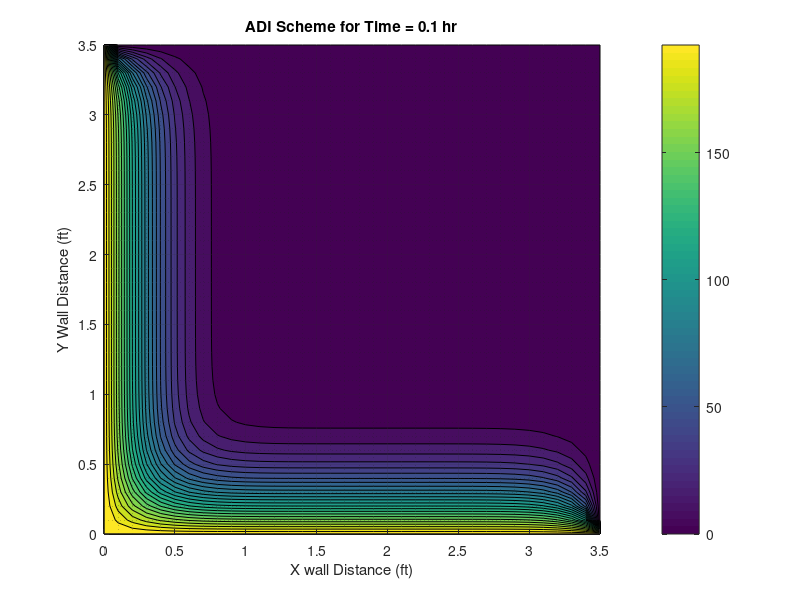

Recreate this plot in MATLAB. (Note: this script raises an error after producing the figure.)
clear;
close all;

%yt = transpose(y);
x = linspace(0,3.5,36);
y = linspace(0,3.5,36);
% 
% 
[X, Y] = meshgrid(x,y);




t1 = [200.000	    200.000	    200.000	    200.000	    200.000	    200.000	    200.000	    200.000	    200.000	    200.000	    200.000	    200.000	    200.000	    200.000	    200.000	    200.000	    200.000	    200.000	    200.000	    200.000	    200.000	    200.000	    200.000	    200.000	    200.000	    200.000	    200.000	    200.000	    200.000	    200.000	    200.000	    200.000	    200.000	    200.000	    200.000	    200.000	
    200.000	    190.351	    181.429	    173.798	    167.757	    163.327	    160.314	    158.408	    157.286	    156.668	    156.349	    156.194	    156.123	    156.092	    156.079	    156.074	    156.072	    156.071	    156.071	    156.071	    156.071	    156.071	    156.070	    156.067	    156.061	    156.045	    156.004	    155.907	    155.681	    155.177	    154.084	    151.769	    146.921	    136.708	    114.618	      0.000	
    200.000	    181.429	    164.257	    149.569	    137.942	    129.416	    123.616	    119.949	    117.788	    116.599	    115.986	    115.688	    115.551	    115.491	    115.466	    115.456	    115.452	    115.451	    115.450	    115.450	    115.450	    115.449	    115.448	    115.444	    115.433	    115.405	    115.336	    115.171	    114.792	    113.958	    112.185	    108.538	    101.217	     86.724	     58.009	      0.000	
    200.000	    173.798	    149.569	    128.846	    112.442	    100.412	     92.228	     87.054	     84.006	     82.328	     81.463	     81.042	     80.849	     80.764	     80.729	     80.715	     80.710	     80.708	     80.707	     80.707	     80.707	     80.706	     80.704	     80.700	     80.687	     80.654	     80.574	     80.385	     79.958	     79.035	     77.129	     73.364	     66.261	     53.500	     32.017	      0.000	
    200.000	    167.757	    137.942	    112.442	     92.255	     77.452	     67.382	     61.015	     57.264	     55.200	     54.134	     53.617	     53.379	     53.275	     53.232	     53.215	     53.208	     53.206	     53.205	     53.205	     53.204	     53.204	     53.202	     53.197	     53.185	     53.155	     53.080	     52.905	     52.517	     51.696	     50.050	     46.930	     41.365	     32.130	     18.186	      0.000	
    200.000	    163.327	    129.416	    100.412	     77.452	     60.615	     49.161	     41.919	     37.654	     35.306	     34.094	     33.505	     33.235	     33.117	     33.067	     33.048	     33.040	     33.038	     33.037	     33.036	     33.036	     33.035	     33.034	     33.030	     33.020	     32.996	     32.936	     32.797	     32.495	     31.868	     30.646	     28.409	     24.601	     18.640	     10.246	      0.000	
    200.000	    160.314	    123.616	     92.228	     67.382	     49.161	     36.766	     28.929	     24.313	     21.772	     20.460	     19.823	     19.530	     19.403	     19.350	     19.329	     19.320	     19.317	     19.316	     19.316	     19.316	     19.315	     19.314	     19.312	     19.304	     19.287	     19.244	     19.147	     18.938	     18.514	     17.705	     16.268	     13.910	     10.371	      5.608	      0.000	
    200.000	    158.408	    119.949	     87.054	     61.015	     41.919	     28.929	     20.716	     15.878	     13.215	     11.840	     11.173	     10.866	     10.732	     10.676	     10.654	     10.646	     10.643	     10.641	     10.641	     10.641	     10.641	     10.640	     10.638	     10.633	     10.622	     10.595	     10.533	     10.403	     10.143	      9.656	      8.813	      7.466	      5.508	      2.949	      0.000	
    200.000	    157.286	    117.788	     84.006	     57.264	     37.654	     24.313	     15.878	     10.909	      8.174	      6.763	      6.077	      5.762	      5.625	      5.567	      5.545	      5.536	      5.533	      5.532	      5.531	      5.531	      5.531	      5.530	      5.529	      5.527	      5.520	      5.504	      5.468	      5.394	      5.247	      4.978	      4.520	      3.804	      2.785	      1.482	      0.000	
    200.000	    156.668	    116.599	     82.328	     55.200	     35.306	     21.772	     13.215	      8.174	      5.400	      3.968	      3.272	      2.953	      2.813	      2.755	      2.732	      2.723	      2.720	      2.719	      2.719	      2.718	      2.718	      2.718	      2.718	      2.716	      2.712	      2.704	      2.685	      2.645	      2.569	      2.430	      2.198	      1.840	      1.340	      0.710	      0.000	
    200.000	    156.349	    115.986	     81.463	     54.134	     34.094	     20.460	     11.840	      6.763	      3.968	      2.526	      1.825	      1.503	      1.363	      1.304	      1.281	      1.272	      1.269	      1.267	      1.267	      1.267	      1.267	      1.267	      1.266	      1.266	      1.264	      1.259	      1.250	      1.231	      1.193	      1.126	      1.015	      0.847	      0.615	      0.325	      0.000	
    200.000	    156.194	    115.688	     81.042	     53.617	     33.505	     19.823	     11.173	      6.077	      3.272	      1.825	      1.122	      0.798	      0.658	      0.599	      0.576	      0.567	      0.563	      0.562	      0.562	      0.562	      0.562	      0.561	      0.561	      0.561	      0.560	      0.558	      0.554	      0.545	      0.527	      0.497	      0.447	      0.372	      0.269	      0.142	      0.000	
    200.000	    156.123	    115.551	     80.849	     53.379	     33.235	     19.530	     10.866	      5.762	      2.953	      1.503	      0.798	      0.475	      0.334	      0.275	      0.252	      0.243	      0.239	      0.238	      0.238	      0.238	      0.238	      0.238	      0.237	      0.237	      0.237	      0.236	      0.234	      0.230	      0.223	      0.209	      0.188	      0.156	      0.113	      0.059	      0.000	
    200.000	    156.092	    115.491	     80.764	     53.275	     33.117	     19.403	     10.732	      5.625	      2.813	      1.363	      0.658	      0.334	      0.193	      0.134	      0.110	      0.101	      0.098	      0.097	      0.096	      0.096	      0.096	      0.096	      0.096	      0.096	      0.096	      0.096	      0.095	      0.093	      0.090	      0.085	      0.076	      0.063	      0.045	      0.024	      0.000	
    200.000	    156.079	    115.466	     80.729	     53.232	     33.067	     19.350	     10.676	      5.567	      2.755	      1.304	      0.599	      0.275	      0.134	      0.075	      0.052	      0.043	      0.039	      0.038	      0.038	      0.038	      0.038	      0.038	      0.037	      0.037	      0.037	      0.037	      0.037	      0.036	      0.035	      0.033	      0.029	      0.024	      0.018	      0.009	      0.000	
    200.000	    156.074	    115.456	     80.715	     53.215	     33.048	     19.329	     10.654	      5.545	      2.732	      1.281	      0.576	      0.252	      0.110	      0.052	      0.028	      0.019	      0.016	      0.015	      0.014	      0.014	      0.014	      0.014	      0.014	      0.014	      0.014	      0.014	      0.014	      0.014	      0.013	      0.012	      0.011	      0.009	      0.007	      0.003	      0.000	
    200.000	    156.072	    115.452	     80.710	     53.208	     33.040	     19.320	     10.646	      5.536	      2.723	      1.272	      0.567	      0.243	      0.101	      0.043	      0.019	      0.010	      0.007	      0.006	      0.005	      0.005	      0.005	      0.005	      0.005	      0.005	      0.005	      0.005	      0.005	      0.005	      0.005	      0.004	      0.004	      0.003	      0.002	      0.001	      0.000	
    200.000	    156.071	    115.451	     80.708	     53.206	     33.038	     19.317	     10.643	      5.533	      2.720	      1.269	      0.563	      0.239	      0.098	      0.039	      0.016	      0.007	      0.004	      0.002	      0.002	      0.002	      0.002	      0.002	      0.002	      0.002	      0.002	      0.002	      0.002	      0.002	      0.002	      0.002	      0.001	      0.001	      0.001	      0.000	      0.000	
    200.000	    156.071	    115.450	     80.707	     53.205	     33.037	     19.316	     10.641	      5.532	      2.719	      1.267	      0.562	      0.238	      0.097	      0.038	      0.015	      0.006	      0.002	      0.001	      0.001	      0.001	      0.001	      0.001	      0.001	      0.001	      0.001	      0.001	      0.001	      0.001	      0.001	      0.001	      0.000	      0.000	      0.000	      0.000	      0.000	
    200.000	    156.071	    115.450	     80.707	     53.204	     33.036	     19.316	     10.641	      5.531	      2.719	      1.267	      0.562	      0.238	      0.096	      0.038	      0.014	      0.005	      0.002	      0.001	      0.000	      0.000	      0.000	      0.000	      0.000	      0.000	      0.000	      0.000	      0.000	      0.000	      0.000	      0.000	      0.000	      0.000	      0.000	      0.000	      0.000	
    200.000	    156.071	    115.450	     80.706	     53.204	     33.036	     19.315	     10.641	      5.531	      2.718	      1.267	      0.562	      0.238	      0.096	      0.038	      0.014	      0.005	      0.002	      0.001	      0.000	      0.000	      0.000	      0.000	      0.000	      0.000	      0.000	      0.000	      0.000	      0.000	      0.000	      0.000	      0.000	      0.000	      0.000	      0.000	      0.000	
    200.000	    156.070	    115.449	     80.705	     53.203	     33.035	     19.315	     10.640	      5.531	      2.718	      1.267	      0.562	      0.238	      0.096	      0.038	      0.014	      0.005	      0.002	      0.001	      0.000	      0.000	      0.000	      0.000	      0.000	      0.000	      0.000	      0.000	      0.000	      0.000	      0.000	      0.000	      0.000	      0.000	      0.000	      0.000	      0.000	
    200.000	    156.068	    115.446	     80.702	     53.199	     33.032	     19.313	     10.639	      5.530	      2.718	      1.267	      0.561	      0.238	      0.096	      0.037	      0.014	      0.005	      0.002	      0.001	      0.000	      0.000	      0.000	      0.000	      0.000	      0.000	      0.000	      0.000	      0.000	      0.000	      0.000	      0.000	      0.000	      0.000	      0.000	      0.000	      0.000	
    200.000	    156.064	    115.438	     80.693	     53.191	     33.025	     19.308	     10.636	      5.528	      2.717	      1.266	      0.561	      0.237	      0.096	      0.037	      0.014	      0.005	      0.002	      0.001	      0.000	      0.000	      0.000	      0.000	      0.000	      0.000	      0.000	      0.000	      0.000	      0.000	      0.000	      0.000	      0.000	      0.000	      0.000	      0.000	      0.000	
    200.000	    156.053	    115.419	     80.670	     53.170	     33.008	     19.296	     10.628	      5.523	      2.714	      1.265	      0.561	      0.237	      0.096	      0.037	      0.014	      0.005	      0.002	      0.001	      0.000	      0.000	      0.000	      0.000	      0.000	      0.000	      0.000	      0.000	      0.000	      0.000	      0.000	      0.000	      0.000	      0.000	      0.000	      0.000	      0.000	
    200.000	    156.025	    115.371	     80.616	     53.119	     32.968	     19.267	     10.610	      5.513	      2.709	      1.262	      0.559	      0.237	      0.096	      0.037	      0.014	      0.005	      0.002	      0.001	      0.000	      0.000	      0.000	      0.000	      0.000	      0.000	      0.000	      0.000	      0.000	      0.000	      0.000	      0.000	      0.000	      0.000	      0.000	      0.000	      0.000	
    200.000	    155.958	    115.259	     80.488	     53.002	     32.876	     19.203	     10.569	      5.489	      2.696	      1.256	      0.556	      0.235	      0.095	      0.037	      0.014	      0.005	      0.002	      0.001	      0.000	      0.000	      0.000	      0.000	      0.000	      0.000	      0.000	      0.000	      0.000	      0.000	      0.000	      0.000	      0.000	      0.000	      0.000	      0.000	      0.000	
    200.000	    155.804	    115.003	     80.202	     52.745	     32.676	     19.065	     10.484	      5.441	      2.670	      1.243	      0.550	      0.233	      0.094	      0.037	      0.014	      0.005	      0.002	      0.001	      0.000	      0.000	      0.000	      0.000	      0.000	      0.000	      0.000	      0.000	      0.000	      0.000	      0.000	      0.000	      0.000	      0.000	      0.000	      0.000	      0.000	
    200.000	    155.459	    114.441	     79.588	     52.202	     32.263	     18.786	     10.313	      5.344	      2.620	      1.218	      0.539	      0.228	      0.092	      0.036	      0.013	      0.005	      0.002	      0.001	      0.000	      0.000	      0.000	      0.000	      0.000	      0.000	      0.000	      0.000	      0.000	      0.000	      0.000	      0.000	      0.000	      0.000	      0.000	      0.000	      0.000	
    200.000	    154.706	    113.245	     78.319	     51.114	     31.457	     18.252	      9.991	      5.166	      2.528	      1.174	      0.519	      0.219	      0.089	      0.034	      0.013	      0.005	      0.002	      0.001	      0.000	      0.000	      0.000	      0.000	      0.000	      0.000	      0.000	      0.000	      0.000	      0.000	      0.000	      0.000	      0.000	      0.000	      0.000	      0.000	      0.000	
    200.000	    153.082	    110.776	     75.811	     49.043	     29.970	     17.293	      9.425	      4.856	      2.370	      1.098	      0.485	      0.204	      0.082	      0.032	      0.012	      0.004	      0.002	      0.001	      0.000	      0.000	      0.000	      0.000	      0.000	      0.000	      0.000	      0.000	      0.000	      0.000	      0.000	      0.000	      0.000	      0.000	      0.000	      0.000	      0.000	
    200.000	    149.571	    105.812	     71.076	     45.326	     27.402	     15.686	      8.498	      4.359	      2.120	      0.980	      0.431	      0.181	      0.073	      0.028	      0.011	      0.004	      0.001	      0.000	      0.000	      0.000	      0.000	      0.000	      0.000	      0.000	      0.000	      0.000	      0.000	      0.000	      0.000	      0.000	      0.000	      0.000	      0.000	      0.000	      0.000	
    200.000	    141.781	     96.068	     62.585	     39.077	     23.283	     13.193	      7.096	      3.621	      1.754	      0.808	      0.355	      0.149	      0.060	      0.023	      0.009	      0.003	      0.001	      0.000	      0.000	      0.000	      0.000	      0.000	      0.000	      0.000	      0.000	      0.000	      0.000	      0.000	      0.000	      0.000	      0.000	      0.000	      0.000	      0.000	      0.000	
    200.000	    123.420	     77.533	     48.352	     29.404	     17.231	      9.658	      5.156	      2.617	      1.263	      0.580	      0.254	      0.107	      0.043	      0.017	      0.006	      0.002	      0.001	      0.000	      0.000	      0.000	      0.000	      0.000	      0.000	      0.000	      0.000	      0.000	      0.000	      0.000	      0.000	      0.000	      0.000	      0.000	      0.000	      0.000	      0.000	
    200.000	     75.733	     44.721	     26.877	     15.988	      9.244	      5.137	      2.727	      1.379	      0.664	      0.304	      0.133	      0.056	      0.022	      0.009	      0.003	      0.001	      0.000	      0.000	      0.000	      0.000	      0.000	      0.000	      0.000	      0.000	      0.000	      0.000	      0.000	      0.000	      0.000	      0.000	      0.000	      0.000	      0.000	      0.000	      0.000	
    200.000	      0.000	      0.000	      0.000	      0.000	      0.000	      0.000	      0.000	      0.000	      0.000	      0.000	      0.000	      0.000	      0.000	      0.000	      0.000	      0.000	      0.000	      0.000	      0.000	      0.000	      0.000	      0.000	      0.000	      0.000	      0.000	      0.000	      0.000	      0.000	      0.000	      0.000	      0.000	      0.000	      0.000	      0.000	      0.000];

t2 = [200.000	    200.000	    200.000	    200.000	    200.000	    200.000	    200.000	    200.000	    200.000	    200.000	    200.000	    200.000	    200.000	    200.000	    200.000	    200.000	    200.000	    200.000	    200.000	    200.000	    200.000	    200.000	    200.000	    200.000	    200.000	    200.000	    200.000	    200.000	    200.000	    200.000	    200.000	    200.000	    200.000	    200.000	    200.000	    200.000	
    200.000	    197.545	    195.137	    192.821	    190.637	    188.616	    186.782	    185.149	    183.725	    182.504	    181.479	    180.634	    179.950	    179.406	    178.982	    178.654	    178.405	    178.214	    178.064	    177.941	    177.827	    177.707	    177.562	    177.369	    177.099	    176.709	    176.140	    175.303	    174.059	    172.187	    169.312	    164.752	    157.189	    143.833	    118.270	      0.000	
    200.000	    195.137	    190.368	    185.781	    181.454	    177.451	    173.818	    170.585	    167.763	    165.346	    163.315	    161.641	    160.286	    159.210	    158.369	    157.721	    157.227	    156.849	    156.555	    156.312	    156.089	    155.857	    155.578	    155.210	    154.695	    153.958	    152.889	    151.328	    149.035	    145.636	    140.527	    132.691	    120.310	     99.966	     64.795	      0.000	
    200.000	    192.821	    185.781	    179.009	    172.622	    166.712	    161.349	    156.577	    152.410	    148.842	    145.844	    143.373	    141.374	    139.785	    138.543	    137.588	    136.859	    136.304	    135.872	    135.518	    135.197	    134.866	    134.473	    133.960	    133.250	    132.241	    130.791	    128.699	    125.676	    121.291	    114.901	    105.525	     91.665	     71.110	     41.037	      0.000	
    200.000	    190.637	    181.454	    172.622	    164.290	    156.582	    149.588	    143.363	    137.928	    133.274	    129.364	    126.141	    123.533	    121.461	    119.843	    118.597	    117.649	    116.928	    116.369	    115.915	    115.510	    115.098	    114.618	    114.000	    113.154	    111.965	    110.278	    107.880	    104.477	     99.663	     92.873	     83.347	     70.102	     52.034	     28.376	      0.000	
    200.000	    188.616	    177.451	    166.712	    156.582	    147.210	    138.706	    131.137	    124.530	    118.871	    114.117	    110.199	    107.028	    104.510	    102.543	    101.030	     99.880	     99.007	     98.336	     97.795	     97.321	     96.848	     96.310	     95.628	     94.710	     93.436	     91.653	     89.158	     85.687	     80.895	     74.346	     65.516	     53.842	     38.872	     20.598	      0.000	
    200.000	    186.782	    173.818	    161.349	    149.588	    138.706	    128.832	    120.044	    112.372	    105.802	    100.283	     95.733	     92.052	     89.129	     86.846	     85.092	     83.760	     82.753	     81.982	     81.369	     80.841	     80.329	     79.759	     79.054	     78.120	     76.845	     75.086	     72.664	     69.359	     64.899	     58.972	     51.247	     41.430	     29.389	     15.331	      0.000	
    200.000	    185.149	    170.585	    156.577	    143.362	    131.137	    120.044	    110.171	    101.551	     94.171	     87.970	     82.859	     78.724	     75.440	     72.878	     70.910	     69.417	     68.292	     67.437	     66.765	     66.199	     65.665	     65.089	     64.393	     63.491	     62.279	     60.633	     58.403	     55.414	     51.464	     46.340	     39.843	     31.837	     22.326	     11.540	      0.000	
    200.000	    183.724	    167.763	    152.410	    137.928	    124.529	    112.372	    101.551	     92.105	     84.016	     77.221	     71.620	     67.089	     63.492	     60.685	     58.531	     56.900	     55.674	     54.749	     54.031	     53.440	     52.898	     52.335	     51.675	     50.838	     49.733	     48.257	     46.289	     43.693	     40.327	     36.048	     30.744	     24.361	     16.950	      8.710	      0.000	
    200.000	    182.504	    165.345	    148.842	    133.274	    118.871	    105.802	     94.170	     84.016	     75.321	     68.016	     61.996	     57.126	     53.260	     50.245	     47.933	     46.184	     44.875	     43.892	     43.140	     42.534	     41.997	     41.459	     40.850	     40.099	     39.128	     37.850	     36.172	     33.993	     31.212	     27.739	     23.510	     18.514	     12.812	      6.558	      0.000	
    200.000	    181.479	    163.315	    145.844	    129.364	    114.117	    100.282	     87.969	     77.220	     68.016	     60.284	     53.911	     48.758	     44.666	     41.477	     39.032	     37.186	     35.807	     34.780	     34.003	     33.390	     32.865	     32.360	     31.812	     31.155	     30.325	     29.252	     27.864	     26.087	     23.850	     21.097	     17.794	     13.947	      9.613	      4.908	      0.000	
    200.000	    180.633	    161.640	    143.372	    126.140	    110.198	     95.732	     82.857	     71.619	     61.995	     53.911	     47.248	     41.860	     37.584	     34.251	     31.698	     29.773	     28.339	     27.276	     26.481	     25.868	     25.360	     24.892	     24.405	     23.844	     23.151	     22.274	     21.154	     19.740	     17.983	     15.847	     13.315	     10.399	      7.147	      3.641	      0.000	
    200.000	    179.949	    160.285	    141.372	    123.531	    107.026	     92.050	     78.722	     67.087	     57.125	     48.756	     41.860	     36.283	     31.857	     28.409	     25.769	     23.781	     22.303	     21.214	     20.407	     19.797	     19.307	     18.876	     18.449	     17.976	     17.410	     16.707	     15.826	     14.725	     13.374	     11.748	      9.841	      7.665	      5.256	      2.674	      0.000	
    200.000	    179.405	    159.208	    139.782	    121.458	    104.506	     89.125	     75.437	     63.488	     53.258	     44.664	     37.582	     31.856	     27.313	     23.773	     21.065	     19.028	     17.517	     16.408	     15.594	     14.989	     14.518	     14.121	     13.747	     13.352	     12.897	     12.345	     11.664	     10.826	      9.806	      8.592	      7.179	      5.579	      3.819	      1.940	      0.000	
    200.000	    178.980	    158.366	    138.540	    119.838	    102.538	     86.841	     72.873	     60.680	     50.241	     41.473	     34.248	     28.407	     23.772	     20.163	     17.403	     15.328	     13.792	     12.669	     11.851	     11.252	     10.798	     10.431	     10.104	      9.776	      9.413	      8.986	      8.470	      7.842	      7.087	      6.195	      5.166	      4.007	      2.739	      1.391	      0.000	
    200.000	    178.652	    157.717	    137.582	    118.590	    101.022	     85.084	     70.902	     58.523	     47.926	     39.026	     31.693	     25.765	     21.063	     17.402	     14.603	     12.500	     10.946	      9.814	      8.994	      8.401	      7.962	      7.621	      7.332	      7.059	      6.771	      6.445	      6.059	      5.597	      5.047	      4.403	      3.665	      2.839	      1.938	      0.983	      0.000	
    200.000	    178.401	    157.220	    136.850	    117.638	     99.868	     83.747	     69.405	     56.888	     46.174	     37.177	     29.765	     23.774	     19.023	     15.325	     12.499	     10.377	      8.811	      7.672	      6.853	      6.266	      5.840	      5.520	      5.262	      5.032	      4.804	      4.556	      4.270	      3.935	      3.541	      3.084	      2.563	      1.982	      1.352	      0.685	      0.000	
    200.000	    178.208	    156.839	    136.290	    116.911	     98.988	     82.733	     68.273	     55.656	     44.858	     35.793	     28.327	     22.294	     17.510	     13.787	     10.943	      8.810	      7.237	      6.095	      5.277	      4.696	      4.280	      3.977	      3.744	      3.548	      3.365	      3.176	      2.967	      2.727	      2.448	      2.128	      1.766	      1.364	      0.930	      0.471	      0.000	
    200.000	    178.056	    156.539	    135.850	    116.344	     98.307	     81.953	     67.408	     54.722	     43.868	     34.759	     27.259	     21.200	     16.397	     12.661	      9.808	      7.669	      6.093	      4.952	      4.136	      3.560	      3.154	      2.864	      2.650	      2.479	      2.331	      2.186	      2.033	      1.862	      1.668	      1.447	      1.199	      0.925	      0.630	      0.319	      0.000	
    200.000	    177.929	    156.289	    135.486	    115.877	     97.753	     81.326	     66.724	     53.993	     43.106	     33.973	     26.457	     20.388	     15.579	     11.840	      8.986	      6.847	      5.274	      4.135	      3.324	      2.753	      2.355	      2.075	      1.875	      1.724	      1.600	      1.488	      1.375	      1.254	      1.120	      0.970	      0.802	      0.618	      0.421	      0.213	      0.000	
    200.000	    177.809	    156.055	    135.150	    115.454	     97.260	     80.779	     66.139	     53.385	     42.485	     33.348	     25.833	     19.769	     14.967	     11.235	      8.389	      6.257	      4.690	      3.557	      2.752	      2.187	      1.796	      1.525	      1.336	      1.199	      1.093	      1.004	      0.920	      0.834	      0.742	      0.640	      0.529	      0.407	      0.277	      0.140	      0.000	
    200.000	    177.680	    155.806	    134.796	    115.016	     96.760	     80.239	     65.579	     52.821	     41.929	     32.807	     25.312	     19.269	     14.488	     10.776	      7.946	      5.828	      4.272	      3.149	      2.352	      1.795	      1.410	      1.147	      0.967	      0.840	      0.748	      0.674	      0.610	      0.549	      0.485	      0.417	      0.344	      0.264	      0.179	      0.091	      0.000	
    200.000	    177.523	    155.504	    134.372	    114.500	     96.183	     79.633	     64.969	     52.227	     41.366	     32.282	     24.828	     18.826	     14.082	     10.402	      7.599	      5.504	      3.966	      2.857	      2.071	      1.523	      1.146	      0.890	      0.717	      0.598	      0.515	      0.453	      0.403	      0.358	      0.314	      0.269	      0.220	      0.169	      0.115	      0.058	      0.000	
    200.000	    177.312	    155.102	    133.814	    113.830	     95.449	     78.878	     64.229	     51.528	     40.725	     31.708	     24.321	     18.383	     13.697	     10.066	      7.304	      5.242	      3.730	      2.640	      1.869	      1.332	      0.964	      0.716	      0.549	      0.437	      0.361	      0.307	      0.266	      0.233	      0.202	      0.171	      0.140	      0.107	      0.072	      0.036	      0.000	
    200.000	    177.015	    154.538	    133.039	    112.913	     94.459	     77.878	     63.269	     50.642	     39.934	     31.020	     23.735	     17.892	     13.289	      9.728	      7.024	      5.008	      3.531	      2.468	      1.716	      1.194	      0.837	      0.597	      0.437	      0.331	      0.260	      0.212	      0.178	      0.151	      0.129	      0.108	      0.088	      0.067	      0.045	      0.023	      0.000	
    200.000	    176.585	    153.729	    131.938	    111.624	     93.088	     76.515	     61.982	     49.477	     38.914	     30.153	     23.016	     17.306	     12.819	      9.355	      6.730	      4.775	      3.344	      2.317	      1.591	      1.087	      0.744	      0.513	      0.360	      0.260	      0.194	      0.150	      0.121	      0.099	      0.083	      0.068	      0.055	      0.041	      0.028	      0.014	      0.000	
    200.000	    175.954	    152.551	    130.353	    109.797	     91.175	     74.643	     60.243	     47.928	     37.581	     29.039	     22.108	     16.582	     12.252	      8.918	      6.396	      4.521	      3.152	      2.170	      1.477	      0.997	      0.670	      0.451	      0.306	      0.211	      0.150	      0.110	      0.084	      0.067	      0.053	      0.043	      0.034	      0.025	      0.017	      0.008	      0.000	
    200.000	    175.019	    150.823	    128.065	    107.205	     88.509	     72.080	     57.904	     45.877	     35.843	     27.608	     20.959	     15.679	     11.557	      8.392	      6.003	      4.232	      2.940	      2.015	      1.363	      0.912	      0.605	      0.400	      0.265	      0.177	      0.120	      0.084	      0.061	      0.046	      0.035	      0.027	      0.021	      0.016	      0.010	      0.005	      0.000	
    200.000	    173.613	    148.266	    124.749	    103.533	     84.815	     68.604	     54.789	     43.194	     33.604	     25.789	     19.518	     14.561	     10.706	      7.757	      5.537	      3.894	      2.698	      1.843	      1.242	      0.826	      0.543	      0.355	      0.231	      0.150	      0.099	      0.066	      0.046	      0.033	      0.024	      0.018	      0.013	      0.010	      0.006	      0.003	      0.000	
    200.000	    171.453	    144.433	    119.925	     98.349	     79.745	     63.949	     50.709	     39.743	     30.770	     23.520	     17.740	     13.198	      9.680	      6.998	      4.985	      3.499	      2.419	      1.648	      1.107	      0.734	      0.480	      0.311	      0.200	      0.128	      0.082	      0.053	      0.035	      0.024	      0.017	      0.012	      0.009	      0.006	      0.004	      0.002	      0.000	
    200.000	    168.019	    138.581	    112.873	     91.072	     72.872	     57.823	     45.468	     35.398	     27.261	     20.749	     15.596	     11.569	      8.465	      6.107	      4.342	      3.042	      2.100	      1.428	      0.957	      0.632	      0.412	      0.265	      0.169	      0.107	      0.067	      0.043	      0.027	      0.018	      0.012	      0.008	      0.006	      0.004	      0.002	      0.001	      0.000	
    200.000	    162.261	    129.422	    102.522	     80.947	     63.714	     49.934	     38.898	     30.069	     23.029	     17.453	     13.074	      9.671	      7.060	      5.084	      3.609	      2.525	      1.740	      1.182	      0.791	      0.522	      0.339	      0.218	      0.138	      0.087	      0.054	      0.034	      0.021	      0.013	      0.008	      0.006	      0.004	      0.002	      0.001	      0.001	      0.000	
    200.000	    151.784	    114.672	     87.346	     67.099	     51.815	     40.065	     30.911	     23.726	     18.076	     13.644	     10.189	      7.519	      5.478	      3.938	      2.791	      1.950	      1.343	      0.911	      0.609	      0.401	      0.260	      0.167	      0.105	      0.066	      0.041	      0.025	      0.015	      0.009	      0.006	      0.004	      0.002	      0.002	      0.001	      0.000	      0.000	
    200.000	    130.342	     90.402	     65.472	     48.765	     36.926	     28.186	     21.557	     16.445	     12.473	      9.384	      6.990	      5.148	      3.745	      2.689	      1.904	      1.329	      0.914	      0.620	      0.414	      0.272	      0.177	      0.113	      0.071	      0.044	      0.027	      0.017	      0.010	      0.006	      0.004	      0.002	      0.001	      0.001	      0.001	      0.000	      0.000	
    200.000	     79.275	     51.305	     35.633	     25.885	     19.305	     14.596	     11.093	      8.427	      6.372	      4.783	      3.557	      2.617	      1.901	      1.364	      0.965	      0.673	      0.463	      0.314	      0.209	      0.138	      0.089	      0.057	      0.036	      0.022	      0.014	      0.008	      0.005	      0.003	      0.002	      0.001	      0.001	      0.000	      0.000	      0.000	      0.000	
    200.000	      0.000	      0.000	      0.000	      0.000	      0.000	      0.000	      0.000	      0.000	      0.000	      0.000	      0.000	      0.000	      0.000	      0.000	      0.000	      0.000	      0.000	      0.000	      0.000	      0.000	      0.000	      0.000	      0.000	      0.000	      0.000	      0.000	      0.000	      0.000	      0.000	      0.000	      0.000	      0.000	      0.000	      0.000	      0.000	];
    


% tflip = flip(t1,1);
% 
% 
figure('Name', 'Case 2.1: ADI Scheme @ Time = 0.1 hr');

hold on;
contourf(X,Y,t1,25);
grid on;
grid minor;
title("ADI Scheme for Time = 0.1 hr");
xlabel('X wall Distance (ft)');
ylabel('Y Wall Distance (ft)');
c = colorbar('eastoutside');
c.Label.String = 'Wall Temperature (F)';
contourf(X,Y,t1,'LevelList',0:20:200);
hold off;


figure ('Name', 'Case 2.2: ADI Scheme @ Time = 0.4 hr');
hold on;
contourf(X,Y,t2,25);
grid on;
grid minor;
title("ADI Scheme for Time = 0.4 hr");
xlabel('X wall Distance (ft)');
ylabel('Y Wall Distance (ft)');
c = colorbar('eastoutside');
c.Label.String = 'Wall Temperature (F)';
contourf(X,Y,t2,'LevelList',0:20:200);
hold off;
